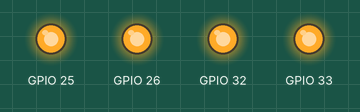
Bench run of a sketch on a simulated ESP32. Shown: output pins drawn as LEDs (lit = HIGH).

Above: at 1.0 s.
At 5.5 s:
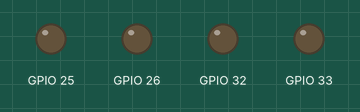
Timing chart, 0 to 6.9 s (numbered marks = the images above):
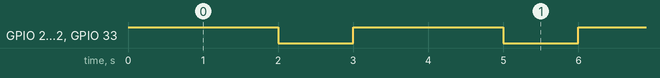

Measured:
- by itself, GPIO 25, GPIO 26, GPIO 32, GPIO 33: alternates HIGH for 2.0 s and LOW for 1.0 s

The sketch:

Parallelledblink.ino
```cpp
void setup() {
  // put your setup code here, to run once:
  pinMode(25,OUTPUT);
  pinMode(26,OUTPUT);
  pinMode(32,OUTPUT);
  pinMode(33,OUTPUT);
}

void loop() {
  // put your main code here, to run repeatedly:
  digitalWrite(25,HIGH);
  digitalWrite(26,HIGH);
  digitalWrite(32,HIGH);
  digitalWrite(33,HIGH);
  delay(2000);
  digitalWrite(25,LOW);
  digitalWrite(26,LOW);
  digitalWrite(32,LOW);
  digitalWrite(33,LOW);
  delay(1000);
}
```
